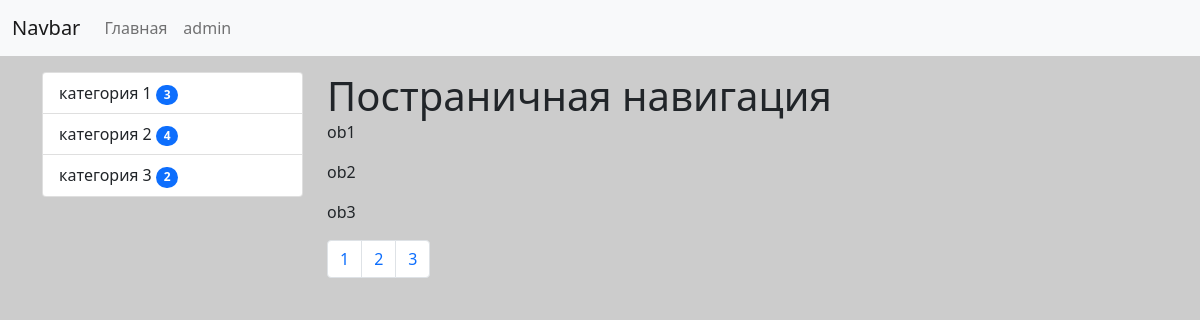
The page /test1/ on the database its author committed.
### test_site/models.py (models this page shows, shortened)
class Category(models.Model):
    title = models.CharField(max_length=255, verbose_name='Название')
    slug = models.SlugField(unique=True)
    def get_absolute_url(self):
        return reverse('category', kwargs={'category_id': self.pk})
    class Meta:
        verbose_name = 'Категория'
        verbose_name_plural = 'Категории'
        ordering = ['title']

### test_site/views.py (the view)
# urls.py: path('test1/', test1, name='test1'),
def test1(request):
    objects = ['ob1', 'ob2', 'ob3', 'ob4', 'ob5', 'ob6', 'ob7']
    paginator = Paginator(objects, 3)
    page_num = request.GET.get('page', 1)
    page_objects = paginator.get_page(page_num)
    return render(request, 'test_site/test.html', {'page_obj': page_objects})

### test_site/templatetags/news_tags.py (called while the page is built)
@register.inclusion_tag('test_site/list_categories.html')
def show_categories(arg1='hello', arg2='world'):
    categories = Category.objects.annotate(cnt=Count('news')).filter(cnt__gt=0)
    return {'categories': categories, 'arg1': arg1, 'arg2': arg2}

### test_site/templates/test_site/test.html (shortened to what this page needs)
{% extends 'base.html' %}
{% block sidebar %}
{% include 'inc/_sidebar.html' %}
{% endblock sidebar %}
{% block content %}
    <h class="h1">Постраничная навигация</h>
    {% for name in page_obj.object_list %}
        <p>{{ name }}</p>
    {% endfor %}
{% endblock content %}

### test_site/templates/test_site/list_categories.html
<div class="list-group">
    {%for item in categories%}
    <a href="{{ item.get_absolute_url }}"
       class="list-group-item list-group-item-action">{{item.title}} <span class="badge bg-primary rounded-pill">{{ item.cnt }}</span></a>
    {%endfor%}
</div>

### rows shown on the page
Category: title "категория 1", cnt "3"
Category: title "категория 2", cnt "4"
Category: title "категория 3", cnt "2"

### other values the page prints
{{ name }} "ob1" "ob2" "ob3"
{{ p }} "1" "2" "3"
